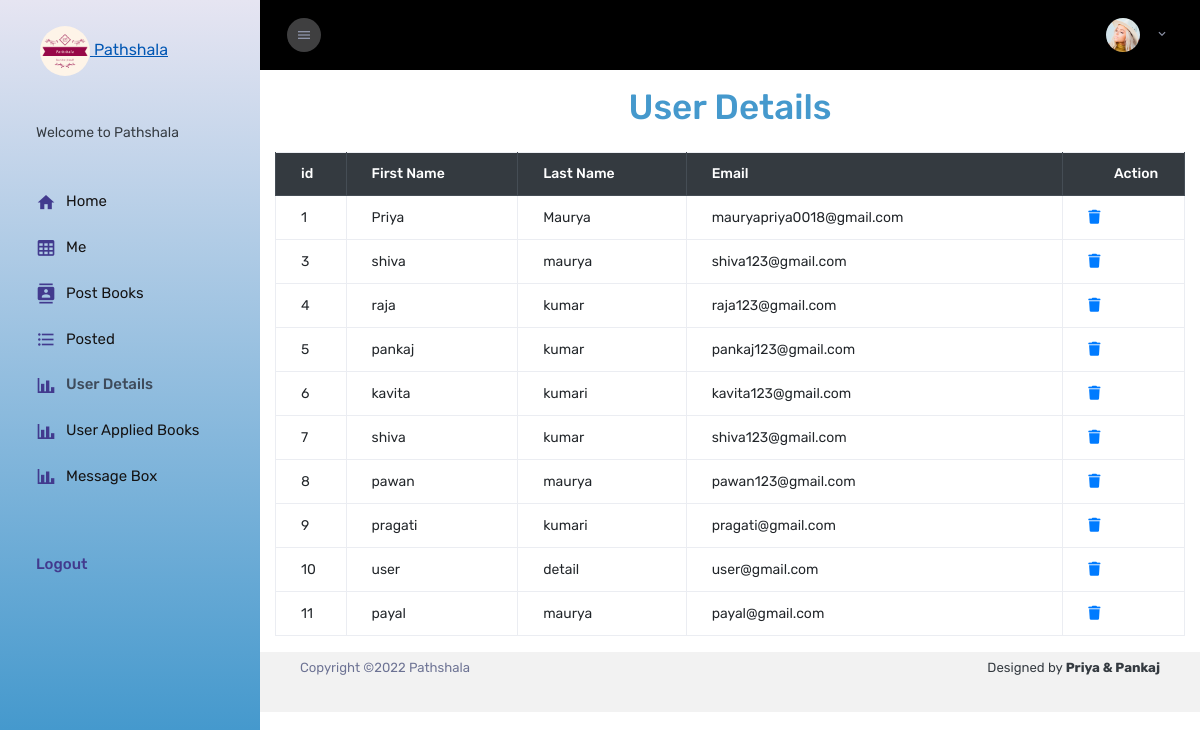
The page /Admin/user_details.php on the database its author committed.
### tables this page shows
CREATE TABLE `registration` (
  `id` int(10) NOT NULL,
  `fname` varchar(255) NOT NULL,
  `lname` varchar(255) NOT NULL,
  `email` varchar(255) NOT NULL,
  `password` varchar(80) NOT NULL,
  `address` varchar(255) NOT NULL,
  `gender` varchar(100) NOT NULL,
  `usertype` varchar(10) DEFAULT 'user'
);

### Admin/user_details.php (the view, shortened to what this page needs)
<!DOCTYPE html>
<html lang="en">
  <head>
    <link rel="stylesheet" href="assets/vendors/mdi/css/materialdesignicons.min.css" />
    <link rel="stylesheet" href="assets/vendors/flag-icon-css/css/flag-icon.min.css" />
    <link rel="stylesheet" href="assets/vendors/css/vendor.bundle.base.css" />
    <link rel="stylesheet" href="assets/vendors/font-awesome/css/font-awesome.min.css" />
   <link rel="stylesheet" href="assets/css/style.css" />
    <link rel="stylesheet" href="https://cdnjs.cloudflare.com/ajax/libs/font-awesome/6.0.0/css/all.min.css">
  </head>
  <body>
    <div class="container-scroller">
      <nav class="sidebar sidebar-offcanvas" id="sidebar">
        <div class="text-center sidebar-brand-wrapper d-flex align-items-center">
          <a class="sidebar-brand brand-logo" href="#"><img src="../image/logom.png" id="logo" /> <span>Pathshala</span></a>
         <br><br>
        </div>
        <ul class="nav">
          <li class="nav-item nav-profile">
            <br><br>
              <div class="nav-profile-text d-flex flex-column pr-3">
                <span>Welcome to Pathshala</span><br>
              </div>
          </li>
          <li class="nav-item">
            <a class="nav-link" href="admin_index.php">
              <i class="mdi mdi-home menu-icon"></i>
              <span class="menu-title">Home</span>
            </a>
          </li>
          <li class="nav-item">
            <a class="nav-link" href="admin_detail.php">
              <i class="mdi mdi-table-large menu-icon"></i>
              <span class="menu-title">Me</span>
            </a>
          </li>
          <li class="nav-item">
            <a class="nav-link" href="Post_Books.php">
              <i class="mdi mdi-contacts menu-icon"></i>
              <span class="menu-title">Post Books</span>
            </a>
          </li>
          <li class="nav-item">
            <a class="nav-link" href="posted.php">
              <i class="mdi mdi-format-list-bulleted menu-icon"></i>
              <span class="menu-title">Posted</span>
            </a>
          </li>
          <li class="nav-item">
            <a class="nav-link" href="user_details.php">
              <i class="mdi mdi-chart-bar menu-icon"></i>
              <span class="menu-title">User Details</span>
            </a>
          </li>
          <li class="nav-item">
            <a class="nav-link" href="user_applied.php">
              <i class="mdi mdi-chart-bar menu-icon"></i>
              <span class="menu-title">User Applied Books</span>
            </a>
          </li>
          <li class="nav-item">
            <a class="nav-link" href="message.php">
              <i class="mdi mdi-chart-bar menu-icon"></i>
              <span class="menu-title">Message Box</span>
            </a>
          </li>
          <li class="nav-item sidebar-actions">
            <div class="nav-link">
              <div class="mt-4">
                <ul class="mt-4 pl-0">
                  <a href="logout.php"><li>Logout</li></a>
                </ul>
              </div>
            </div>
          </li>
        </ul>
      </nav>
      <div class="container-fluid page-body-wrapper">
        <nav class="navbar col-lg-12 col-12 p-lg-0 fixed-top d-flex flex-row">
          <div class="navbar-menu-wrapper d-flex align-items-stretch justify-content-between">
            <button class="navbar-toggler navbar-toggler align-self-center mr-2" type="button" data-toggle="minimize">
              <i class="mdi mdi-menu"></i>
            </button>
            <ul class="navbar-nav navbar-nav-right ml-lg-auto">
              <li class="nav-item nav-profile dropdown border-0">
                <a class="nav-link dropdown-toggle" id="profileDropdown" href="#" data-toggle="dropdown">
                  <img class="nav-profile-img mr-2" alt="" src="assets/images/faces/face1.jpg" />
                </a>
              </li>
            </ul>
          </div>
        </nav>
        <div class="main-panel">
        <div class="container py-3">
         <h1 class="text-center pb-3" id="head">User Details</h1>
         <table class="table table-bordered table-responsive table-hover">
            <thead class="thead-dark">
              <tr>
                <th>id</th>
                <th>First Name</th>
                <th>Last Name</th>
                <th>Email</th>
                <th colspan=2 class="text-center">Action</th>
              </tr>
            </thead>
            <tbody>
<?php
include "connection.php";
$sql="SELECT * FROM registration where usertype='user'";
$query=mysqli_query($con,$sql);
while($res=mysqli_fetch_assoc($query))
{
?>
              <tr>
                <td><?php echo $res['id'];?></td>
                <td><?php echo $res['fname'];?></td>
                <td><?php echo $res['lname'];?></td>
                <td><?php echo $res['email'];?></td>
               <td><a href="delete.php?id=<?php echo $res['id']?>" data-toggle="tooltip" title="delete"><i class="fas fa-trash"></i></a></td>
              </tr>
    <?php
    }
    ?>
            </tbody>
          </table>
        </div>
          <footer class="footer">
            <div class="d-sm-flex justify-content-center justify-content-sm-between">
              <span class="text-muted d-block text-center text-sm-left d-sm-inline-block">Copyright ©2022 Pathshala</span>
              <span class="float-none float-sm-right d-block mt-1 mt-sm-0 text-center">   Designed by <strong>Priya & Pankaj</strong ></span>
            </div>
          </footer>
        </div>
      </div>
    </div>
  </body>
</html>

### Admin/user_details.php (style rules this page uses)
#logo { width:50px; height:50px; border-radius: 50px; }
#head { color: #4599cd; }

### rows shown on the page
registration: id "1", fname "Priya", lname "Maurya", email "mauryapriya0018@gmail.com"
registration: id "3", fname "shiva", lname "maurya", email "shiva123@gmail.com"
registration: id "4", fname "raja", lname "kumar", email "raja123@gmail.com"
registration: id "5", fname "pankaj", lname "kumar", email "pankaj123@gmail.com"
registration: id "6", fname "kavita", lname "kumari", email "kavita123@gmail.com"
registration: id "7", fname "shiva", lname "kumar", email "shiva123@gmail.com"
registration: id "8", fname "pawan", lname "maurya", email "pawan123@gmail.com"
registration: id "9", fname "pragati", lname "kumari", email "pragati@gmail.com"
registration: id "10", fname "user", lname "detail", email "user@gmail.com"
registration: id "11", fname "payal", lname "maurya", email "payal@gmail.com"
